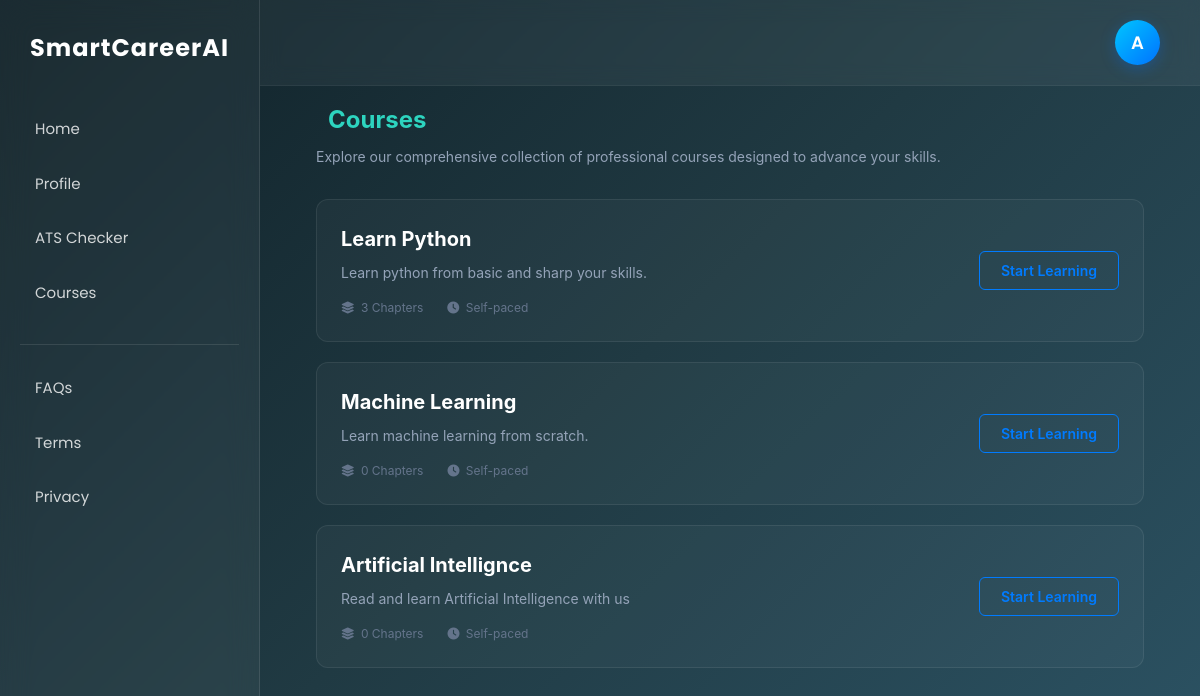
Page /user/courses (signed in) on the committed database.
### model.py (models this page shows)
class User(db.Model):
    __tablename__ = 'users'
    id = db.Column(db.Integer, primary_key=True)
    name = db.Column(db.String(150), unique=True, nullable=False)
    email = db.Column(db.String(150), unique=True, nullable=True)
    password = db.Column(db.String(200), nullable=False)
    mobile = db.Column(db.String(20), nullable=True)  # Changed from role to mobile
    resume = db.Column(db.String(500), nullable=True)
    profile_pic = db.Column(db.String(500), nullable=True)  # Already exists
    profile = db.relationship('Profile', backref='user', uselist=False)

class Course(db.Model):
    __tablename__ = 'courses'
    id = db.Column(db.Integer, primary_key=True)
    title = db.Column(db.String(200), nullable=False)
    slug = db.Column(db.String(200), nullable=False)
    description = db.Column(db.Text, nullable=True)

### app.py (the view)
@app.route("/user/courses")
def user_courses():
    if "user" not in session:
        return redirect(url_for("login"))
    db = get_db()
    user_identifier = session['user']
    current_user = db.execute("SELECT * FROM users WHERE LOWER(name) = LOWER(?)", (user_identifier,)).fetchone()
    if not current_user:
        session.pop("user", None)
        return redirect(url_for("login"))
    courses = db.execute("""
        SELECT
            c.id,
            c.title,
            c.description,
            COUNT(ch.id) as chapter_count
        FROM courses c
        LEFT JOIN chapters ch
            ON c.id = ch.course_id
        GROUP BY
            c.id, c.title, c.description
    """).fetchall()
    return render_template("user_courses.html", courses=courses, current_user=current_user)

### app.py (called while the page is built)
def get_db():
    db = getattr(g, '_database', None)
    if db is None:
        db = g._database = sqlite3.connect("database.db")
        db.row_factory = sqlite3.Row  # Allows accessing columns by name
    return db

@app.teardown_appcontext
def close_connection(exception):
    db = getattr(g, '_database', None)
    if db is not None:
        db.close()

### templates/user_courses.html (shortened to what this page needs)
{% extends "base.html" %}
{% block content %}
<div class="user-courses-container">
    <div class="page-header">
         Courses
    </div>
    <div class="page-subtitle">Explore our comprehensive collection of professional courses designed to advance your skills.</div>
    <div class="course-list">
        {% if courses and courses|length > 0 %}
            {% for course in courses %}
            <div class="course-card-list">
                <div class="course-info">
                    <h3 class="course-title">{{ course.title }}</h3>
                    <p class="course-desc">{{ course.description }}</p>
                    <div class="course-meta">
                        <div class="meta-item">
                            <i class="fas fa-layer-group"></i>
                            {{ course.chapter_count }} Chapters
                        </div>
                        <div class="meta-item">
                            <i class="fas fa-clock"></i> Self-paced
                        </div>
                    </div>
                </div>
                <div class="course-actions">
                    <a href="{{ url_for('view_course', course_id=course.id) }}" class="btn-start">Start Learning</a>
                </div>
            </div>
            {% endfor %}
        {% endif %}
    </div>
</div>
{% endblock %}

### templates/base.html (shortened to what this page needs)
<!DOCTYPE html>
<html lang="en">
<head>
    <script src="https://cdn.tailwindcss.com"></script>
    <link rel="stylesheet" href="https://cdnjs.cloudflare.com/ajax/libs/font-awesome/6.5.1/css/all.min.css">
</head>
<body>
<nav class="left-sidebar" id="leftSidebar">
    <div class="logo"><b>SmartCareerAI</b></div>
    <a href="{{ url_for('dashboard') }}">Home</a>
    <a href="{{ url_for('profile') }}">Profile</a>
    <a href="{{ url_for('ats') }}">ATS Checker</a>
    <a href="{{ url_for('user_courses') }}">Courses</a>
    <div class="sidebar-divider"></div>
    <a href="{{ url_for('faq') }}">FAQs</a>
    <a href="{{ url_for('terms') }}">Terms</a>
    <a href="{{ url_for('privacy') }}">Privacy</a>
</nav>
<div class="main-wrapper">
    <header class="header">
        <div class="profile-circle" onclick="toggleProfileSidebar()">
            {% if current_user.profile_pic %}
                <img src="{{ current_user.profile_pic }}" alt="Profile" style="width:100%; height:100%; object-fit:cover;">
            {% else %}
                {{ current_user.name[0] | upper if current_user.name else 'U' }}
            {% endif %}
        </div>
    </header>
    <div class="content-wrapper">
        {% block content %}{% endblock %}
    </div>
</div>
</body>
</html>

### templates/base.html (style rules this page uses)
body { margin: 0; font-family: 'Poppins', sans-serif; background: linear-gradient(135deg, #0f2027, #203a43, #2c5364); color: white; display: flex; height: 100vh; overflow: hidden; }
.left-sidebar { width: 260px; background: rgba(255, 255, 255, 0.05); backdrop-filter: blur(15px); border-right: 1px solid rgba(255, 255, 255, 0.1); display: flex; flex-direction: column; padding: 30px 20px; box-sizing: border-box; z-index: 1001; transition: left 0.3s ease; }
.left-sidebar .logo { font-size: 24px; margin-bottom: 40px; text-align: center; letter-spacing: 1px; }
.left-sidebar a { color: rgba(255, 255, 255, 0.8); text-decoration: none; padding: 12px 15px; margin-bottom: 8px; border-radius: 10px; transition: 0.3s; display: flex; align-items: center; font-size: 15px; }
.sidebar-divider { height: 1px; background: rgba(255, 255, 255, 0.1); margin: 20px 0; }
.main-wrapper { flex-grow: 1; display: flex; flex-direction: column; position: relative; overflow-y: auto; overflow-x: hidden; }
.header { display: flex; justify-content: space-between; align-items: center; padding: 20px 40px; background: transparent; position: sticky; top: 0; z-index: 990; background: rgba(255, 255, 255, 0.05); backdrop-filter: blur(10px); border-bottom: 1px solid rgba(255, 255, 255, 0.05); }
.profile-circle { width: 45px; height: 45px; border-radius: 50%; background: linear-gradient(135deg, #00c6ff, #0072ff); color: white; display: flex; justify-content: center; align-items: center; font-weight: 600; font-size: 18px; cursor: pointer; margin-left: auto; box-shadow: 0 4px 15px rgba(0, 114, 255, 0.3); transition: 0.3s; overflow: hidden; flex-shrink: 0; }
.content-wrapper { padding: 0 40px 40px 40px; }

### templates/user_courses.html (style rules this page uses)
.user-courses-container { font-family: 'Inter', system-ui, sans-serif; color: #e2e8f0; padding: 1rem; width: 100%; box-sizing: border-box; max-width: 1000px; margin: 0 auto; }
.page-header { display: flex; align-items: center; gap: 0.75rem; font-size: 1.5rem; font-weight: 700; color: #2dd4bf; margin-bottom: 0.5rem; }
.page-subtitle { color: #94a3b8; font-size: 0.875rem; margin-bottom: 2rem; }
.course-list { display: flex; flex-direction: column; gap: 1.25rem; width: 100%; }
.course-card-list { background-color: rgba(255, 255, 255, 0.03); border: 1px solid rgba(255, 255, 255, 0.08); border-radius: 12px; padding: 1.5rem; display: flex; justify-content: space-between; align-items: center; transition: transform 0.2s, background-color 0.2s; width: 100%; box-sizing: border-box; }
.course-info { flex: 1; padding-right: 2rem; min-width: 0; }
.course-title { font-size: 1.25rem; font-weight: 700; color: #ffffff; margin: 0 0 0.5rem 0; }
.course-desc { color: #94a3b8; font-size: 0.875rem; line-height: 1.5; margin: 0 0 1rem 0; display: -webkit-box; -webkit-line-clamp: 2; -webkit-box-orient: vertical; overflow: hidden; }
.course-meta { font-size: 0.75rem; color: #64748b; display: flex; align-items: center; flex-wrap: wrap; gap: 1.5rem; }
.meta-item { display: flex; align-items: center; gap: 0.4rem; }
.course-actions { display: flex; flex-direction: column; align-items: flex-end; gap: 1rem; min-width: 140px; }
.btn-start { background-color: transparent; color: #007bff; border: 1px solid #007bff; font-weight: 600; font-size: 0.875rem; padding: 0.5rem 1.25rem; border-radius: 6px; text-decoration: none; transition: all 0.2s; text-align: center; width: 100%; display: block; box-sizing: border-box; }

### rows in the picture
User: name "A"
Course: title "Learn Python", description "Learn python from basic and sharp your skills.", chapter_count "3"
Course: title "Machine Learning", description "Learn machine learning from scratch.", chapter_count "0"
Course: title "Artificial Intellignce", description "Read and learn Artificial Intelligence with us", chapter_count "0"
